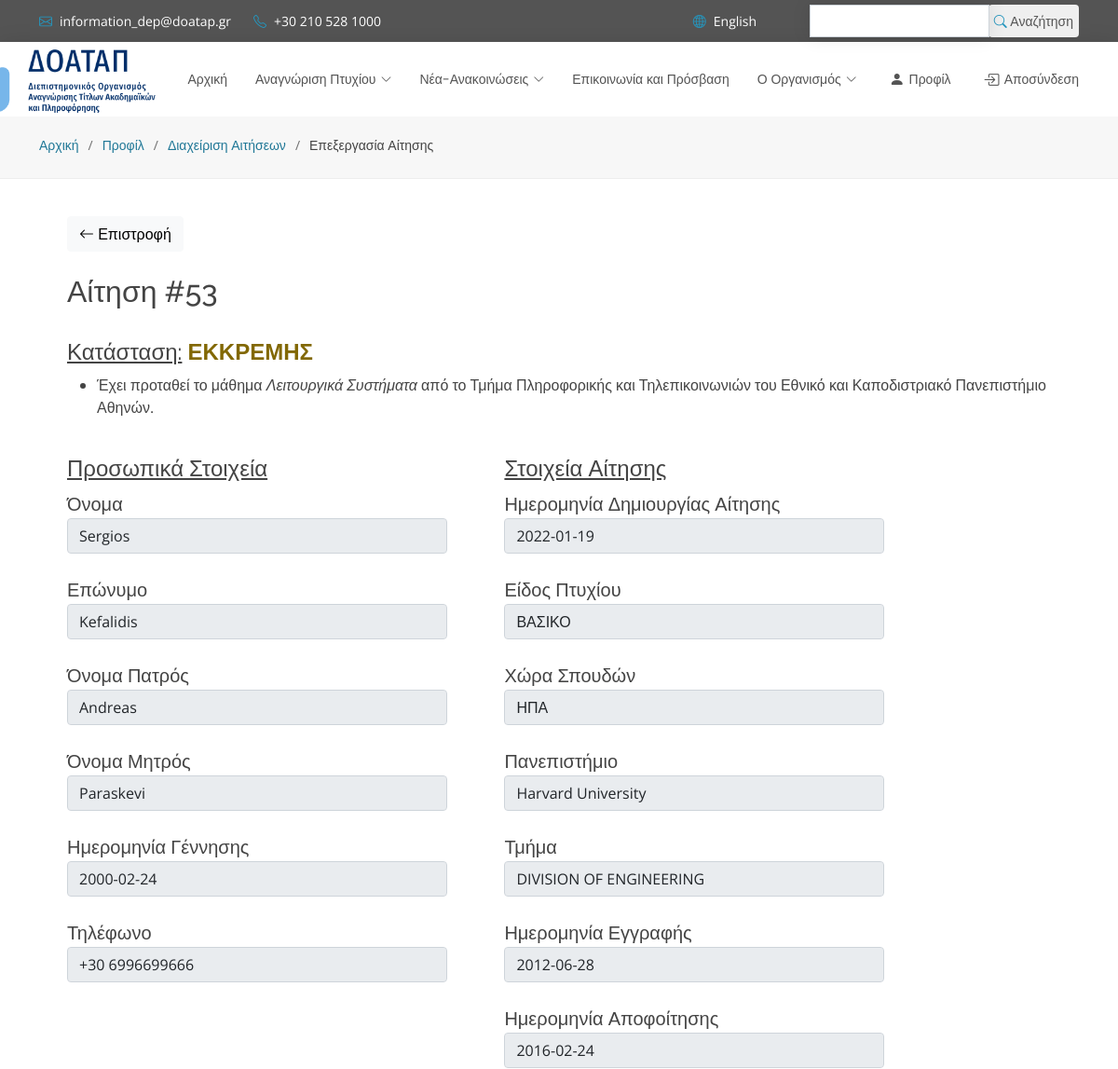
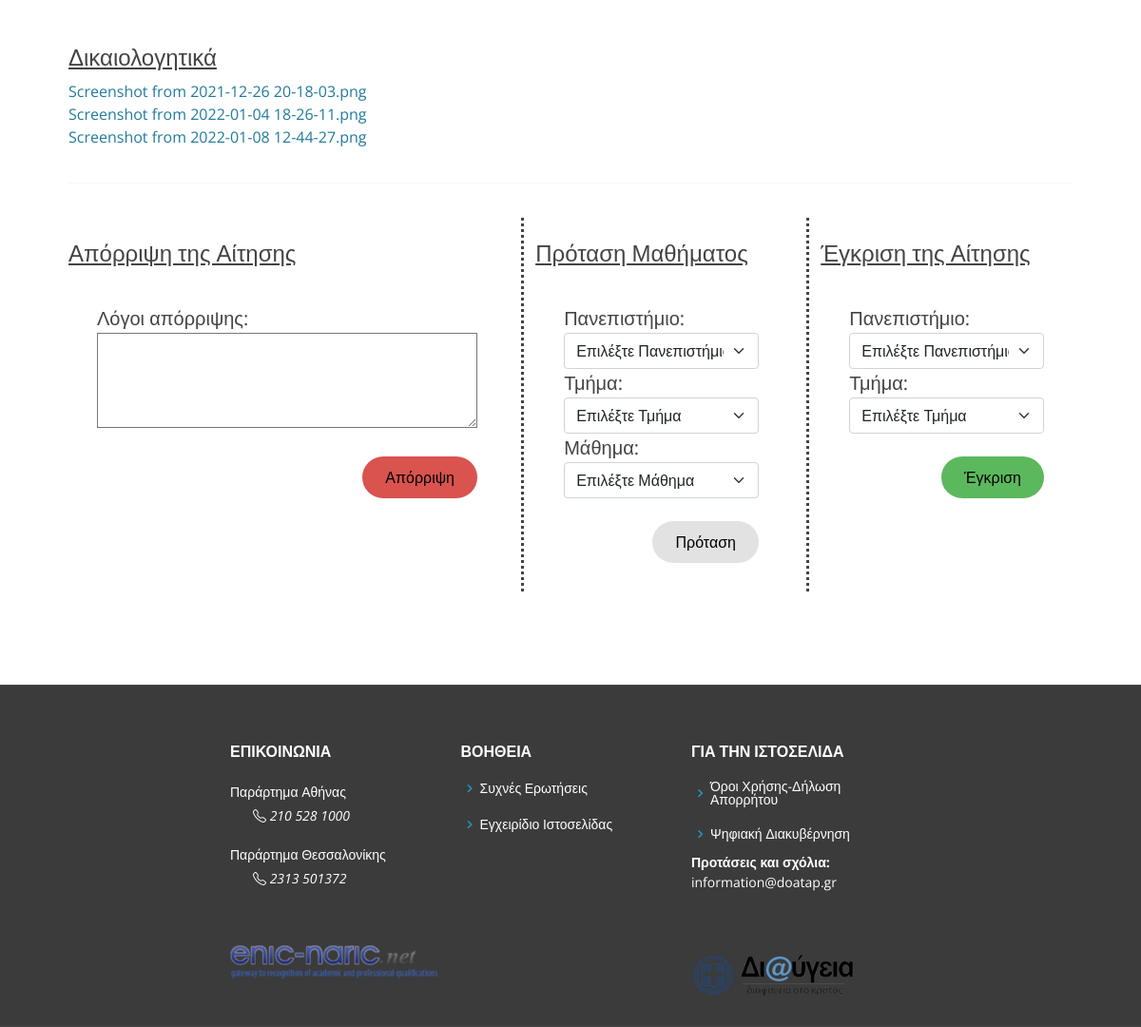
Page /work_edit_application.php?id=53 (signed in) on the committed database (2 pictures, top to bottom).
### tables this page shows
CREATE TABLE `application` (
  `APPLICATION_ID` int(11) NOT NULL,
  `USER_ID` int(11) NOT NULL,
  `STATE` enum('ΕΓΚΕΚΡΙΜΕΝΗ','ΑΠΟΡΡΙΦΘΕΙΣΑ','ΕΚΚΡΕΜΗΣ','ΠΡΟΧΕΙΡΗ') NOT NULL,
  `CREATION_DATE` date NOT NULL,
  `DEGREE` enum('ΒΑΣΙΚΟ','ΜΕΤΑΠΤΥΧΙΑΚΟ','ΔΙΔΑΚΤΟΡΙΚΟ') DEFAULT NULL,
  `COUNTRY` varchar(100) DEFAULT NULL,
  `UNIVERSITY` varchar(100) DEFAULT NULL,
  `DEPARTMENT` varchar(100) DEFAULT NULL,
  `DATE_START` date DEFAULT NULL,
  `DATE_END` date DEFAULT NULL,
  `REASON_OF_DENIAL` varchar(2000) DEFAULT NULL
);

CREATE TABLE `suggested` (
  `SUGGESTED_ID` int(11) NOT NULL,
  `APPLICATION_ID` int(11) NOT NULL,
  `UNIVERSITY` text NOT NULL,
  `DEPARTMENT` text NOT NULL,
  `SUBJECT` text NOT NULL
);

CREATE TABLE `default_user` (
  `USER_ID` int(11) NOT NULL,
  `username` text NOT NULL,
  `email` varchar(100) NOT NULL,
  `password` varchar(100) NOT NULL,
  `firstname` text DEFAULT NULL,
  `lastname` text DEFAULT NULL,
  `fathername` text DEFAULT NULL,
  `mothername` text DEFAULT NULL,
  `birthdate` date DEFAULT NULL,
  `telephone` text DEFAULT NULL,
  `phone` text DEFAULT NULL,
  `ADMIN` tinyint(1) NOT NULL DEFAULT 0
);

CREATE TABLE `document` (
  `DOC_ID` int(11) NOT NULL,
  `APPLICATION_ID` int(11) NOT NULL,
  `USER_ID` int(11) NOT NULL,
  `FILENAME` varchar(100) NOT NULL
);

### work_edit_application.php (the view, shortened to what this page needs)
<?php
include 'db_connection.php';
?>
<!DOCTYPE html>
<html lang="en">
<head>
  <link href="assets/vendor/animate.css/animate.min.css" rel="stylesheet">
  <link href="assets/vendor/bootstrap/css/bootstrap.min.css" rel="stylesheet">
  <link href="assets/vendor/bootstrap-icons/bootstrap-icons.css" rel="stylesheet">
  <link href="assets/vendor/boxicons/css/boxicons.min.css" rel="stylesheet">
  <link href="assets/vendor/glightbox/css/glightbox.min.css" rel="stylesheet">
  <link href="assets/vendor/swiper/swiper-bundle.min.css" rel="stylesheet">
  <link href="assets/css/style.css" rel="stylesheet">
  <link href="./css/site.css" rel="stylesheet">
</head>
<body>
  <?php include "./header.php"; ?>
  <section id="breadcrumbs" class="breadcrumbs">
    <div class="container">
      <ol>
        <li><a href="index.php">Αρχική</a></li>
        <li><a href="user.php">Προφίλ</a></li>
        <li><a href="work_applications.php">Διαχείριση Αιτήσεων</a></li>
        <li>Επεξεργασία Αίτησης</li>
      </ol>
    </div>
  </section>
  <main id="main">
    <section id="contact" class="contact">
      <div class="container">
        <div class="row">
          <form>
            <button type="button" class="btn btn-light" onclick="history.back()"><i class="bi bi-arrow-left"></i>&nbsp;Επιστροφή</button>
          </form>
        </div>
        <br>
        <div class="row">
          <?php
          echo "<h2>Αίτηση #" . $_GET['id'] . "</h2>";
          ?>
        </div>
        <br>
        <?php
        $sql = "SELECT * FROM application, default_user WHERE APPLICATION_ID =" . $_GET['id'] . " AND application.USER_ID = default_user.USER_ID";
        $result = mysqli_query($conn, $sql);
        $row = mysqli_fetch_assoc($result);
        ?>
        <div class="row justify-content-center">
          <div class="col justify-content-center" style="text-align: start;">
            <?php
            if ($row["STATE"] == "ΕΚΚΡΕΜΗΣ") {
              echo '<h4><u>Κατάσταση:</u>&nbsp;<b style="color: #826803">' .$row['STATE'] . '</b></h4>';
              $sql2 = "SELECT s.* FROM application a, suggested s WHERE a.APPLICATION_ID =" . $_GET['id'] . " AND a.APPLICATION_ID = s.APPLICATION_ID";
              $result2 = mysqli_query($conn, $sql2);
              echo '<ul>';
              while ($row2 = mysqli_fetch_assoc($result2)) {
                echo "<li>Έχει προταθεί το μάθημα <i>" . $row2['SUBJECT'] . "</i> από το " . $row2['DEPARTMENT'] . " του " . $row2['UNIVERSITY'] . ".</li>";
              }
              echo '</ul>';
            } else if ($row["STATE"] == "ΕΓΚΕΚΡΙΜΕΝΗ") {
              echo '<h4><u>Κατάσταση:</u>&nbsp;<b style="color: #388038">' .$row['STATE'] . '</b></h4>';
              $sql2 = "SELECT s.* FROM application a, approved s WHERE a.APPLICATION_ID =" . $_GET['id'] . " AND a.APPLICATION_ID = s.APPLICATION_ID";
              $result2 = mysqli_query($conn, $sql2);
              echo '<ul>';
              while ($row2 = mysqli_fetch_assoc($result2)) {
                echo "<li>Έχει αναγνωριστεί ως ισότιμο με το " . $row2['DEPARTMENT'] . " του " . $row2['UNIVERSITY'] . ".</li>";
              }
              echo '</ul>';
            } else if ($row["STATE"] == "ΑΠΟΡΡΙΦΘΕΙΣΑ") {
              echo '<h4><u>Κατάσταση:</u>&nbsp;<b style="color: #D53734">' .$row['STATE'] . '</b></h4>';
              echo 'Η αίτηση έχει απορριφθεί για τους ακόλουθους λόγους:<p>' . $row['REASON_OF_DENIAL'] . '</p>';
            }
            ?>
          </div>
        </div><br>
        <div class="row justify-content-start">
          <div class="col justify-content-center" style="text-align: start;max-width: 40%;">
            <h4><u>Προσωπικά Στοιχεία</u></h4>
            <?php
            echo
            '
          <div>
            <label for="firstname" style="display:block;font-size: 20px;">Όνομα</label>
            <input class="form-control" type="text" id="firstname" name="name" value="' . $row["firstname"] . '" readonly><br>
          </div>
          <div>
            <label for="lastname" style="display:block;font-size: 20px;">Επώνυμο</label>
            <input class="form-control" type="text" id="lastname" name="name" value="' . $row["lastname"] . '" readonly><br>
          </div>
          <div>
            <label for="fathername" style="display:block;font-size: 20px;">Όνομα Πατρός</label>
            <input class="form-control" type="text" id="fathername" name="name" value="' . $row["fathername"] . '" readonly><br>
          </div>
          <div>
            <label for="mothername" style="display:block;font-size: 20px;">Όνομα Μητρός</label>
            <input class="form-control"type="text" id="mothername" name="name" value="' . $row["mothername"] . '" readonly><br>
          </div>
          <div>
            <label for="birthdate" style="display:block;font-size: 20px;">Ημερομηνία Γέννησης</label>
            <input class="form-control" type="text" id="birthdate" name="name" value="' . $row["birthdate"] . '" readonly><br>
          </div>
          <div>
            <label for="phone" style="display:block;font-size: 20px;">Τηλέφωνο</label>
            <input class="form-control" type="text" id="phone" name="name" value="' . $row["phone"] . '" readonly><br>
          </div>
          ';
            ?>
          </div>&nbsp;&nbsp;&nbsp;&nbsp;&nbsp;&nbsp;&nbsp;&nbsp;&nbsp;
          <div class="col justify-content-center" style="text-align: start;max-width: 40%;">
            <h4><u>Στοιχεία Αίτησης</u></h4>
            <?php
            echo
            '
          <div>
            <label for="CREATION_DATE" style="display:block;font-size: 20px;">Ημερομηνία Δημιουργίας Αίτησης</label>
            <input class="form-control" type="text" id="CREATION_DATE" name="name" value="' . $row["CREATION_DATE"] . '" readonly><br>
          </div>
          <div>
            <label for="DEGREE" style="display:block;font-size: 20px;">Είδος Πτυχίου</label>
            <input class="form-control" type="text" id="DEGREE" name="name" value="' . $row["DEGREE"]  . '" readonly><br>
          </div>
          <div>
            <label for="COUNTRY" style="display:block;font-size: 20px;">Χώρα Σπουδών</label>
            <input class="form-control" type="text" id="COUNTRY" name="name" value="' . $row["COUNTRY"] . '" readonly><br>
          </div>
          <div>
            <label for="UNIVERSITY" style="display:block;font-size: 20px;">Πανεπιστήμιο</label>
            <input class="form-control" type="text" id="UNIVERSITY" name="name" value="' . $row["UNIVERSITY"]  . '" readonly><br>
          </div>
          <div>
            <label for="DEPARTMENT" style="display:block;font-size: 20px;">Τμήμα</label>
            <input class="form-control" type="text" id="DEPARTMENT" name="name" value="' . $row["DEPARTMENT"]  . '" readonly><br>
          </div>
          <div>
            <label for="DATE_START" style="display:block;font-size: 20px;">Ημερομηνία Εγγραφής</label>
            <input class="form-control" type="text" id="DATE_START" name="name" value="' . $row["DATE_START"] . '" readonly><br>
          </div>
          <div>
            <label for="DATE_END" style="display:block;font-size: 20px;">Ημερομηνία Αποφοίτησης</label>
            <input class="form-control" type="text" id="DATE_END" name="name" value="' . $row["DATE_END"] . '" readonly><br>
          </div>
          ';
            ?>
          </div>
        </div><br>
        <div class="row">
          <div class="col" style="text-align: start;">
            <h4><u>Δικαιολογητικά</u></h4>
            <?php
            $sql2 = "SELECT d.* FROM application a, document d WHERE a.APPLICATION_ID =" . $_GET['id'] . " AND a.APPLICATION_ID = d.APPLICATION_ID";
            $result2 = mysqli_query($conn, $sql2);
            while ($row2 = mysqli_fetch_assoc($result2)) {
              echo
              '
            <a href="uploads/' . $row2["USER_ID"] . '/' . $row2["APPLICATION_ID"] . '/' . $row2["FILENAME"] . '" download>
              ' . $row2["FILENAME"] . '
            </a>
            <br>
            ';
            }
            ?>
          </div>
        </div><br>
        <hr><br>
        <div class="row justify-content-start">
          <?php if ($row['STATE'] == "ΕΚΚΡΕΜΗΣ")
          echo
          '
          <div class="col justify-content-center" style="text-align: start;">
            <br><h4><u>Απόρριψη της Αίτησης</u></h4>
            <form action="forms/application_deny_form.php" method="post" id="deny_form" class="php-email-form" style="box-shadow:0 0;">
              <label for="denied_text" style="font-size:20px;">Λόγοι απόρριψης:</label>
              <br>
              <textarea type="text" id="denied_text" name="denied_text" form="deny_form" style="min-height:100px; min-width:400px;" required></textarea>
              <br><br>
              <input type="hidden" id="denied_app_id" name="denied_app_id" form="deny_form" value="' . $_GET["id"] . '">
              <div style="display: flex; justify-content: end;">
                <button type="submit" id="deny_submit" form="deny_form" style="background-color: #d9534f;color:black;" onclick="return confirm("Επιβεβαίωση ΑΠΟΡΡΙΨΗΣ της παρούσας αίτησης.")>Απόρριψη</button>
              </div>
            </form>
          </div>
          '
          ?>&nbsp;
          <?php if ($row['STATE'] == "ΕΚΚΡΕΜΗΣ")
          echo
          '
          <div class="col justify-content-center" style="text-align: start;border-style:none none none dotted;">
            <br><h4><u>Πρόταση Μαθήματος</u></h4>
            <form action="forms/application_suggest_form.php" method="post" id="suggest_form" class="php-email-form" style="box-shadow:0 0;">
              <label for="suggest_university" style="font-size: 20px;">Πανεπιστήμιο:</label>
              <br>
              <div class="col" style="text-align: start;">
                <select id="suggest_university" name="suggest_university" form="suggest_form" class="form-select d-inline-block">
                  <option>Επιλέξτε Πανεπιστήμιο</option>
                  <option>Εθνικό και Καποδιστριακό Πανεπιστήμιο Αθηνών</option>
                  <option>Αριστοτέλειο Πανεπιστήμιο Θεσσαλονίκης</option>
                </select>
              </div>
              <label for="suggest_department" style="font-size: 20px;">Τμήμα:</label>
              <br>
              <div class="col" style="text-align: start;">
                <select id="suggest_department" name="suggest_department" form="suggest_form" class="form-select d-inline-block">
                  <option>Επιλέξτε Τμήμα</option>
                </select>
              </div>
              <label for="suggest_subject" style="font-size: 20px;">Μάθημα:</label>
              <br>
              <div class="col" style="text-align: start;">
                <select id="suggest_subject" name="suggest_subject" form="suggest_form" class="form-select d-inline-block">
                  <option>Επιλέξτε Μάθημα</option>
                </select>
              </div>
              <br>
              <input type="hidden" id="suggest_app_id" name="suggest_app_id" form="suggest_form" value="' . $_GET["id"] . '">
              <div style="display: flex; justify-content: end;">
                <button type="submit" id="suggest_submit" form="suggest_form" style="background-color: rgb(226, 226, 226); color:black;" onclick="return confirm("Επιβεβαίωση ΠΡΟΤΑΣΗΣ στην παρούσα αίτηση.")">Πρόταση</button>
              </div>
            </form>
          </div>
          '
          ?>&nbsp;&nbsp;
          <?php if ($row['STATE'] == "ΕΚΚΡΕΜΗΣ")
          echo
          '
          <div class="col justify-content-center" style="text-align: start;border-style:none none none dotted;border: width 1px;">
            <br><h4><u>Έγκριση της Αίτησης</u></h4>
            <form action="forms/application_approve_form.php" method="post" id="approve_form" class="php-email-form" style="box-shadow:0 0;">
              <label for="approve_university" style="font-size: 20px;">Πανεπιστήμιο:</label>
              <br>
              <div class="col" style="text-align: start;">
                <select id="approve_university" name="approve_university" form="approve_form" class="form-select d-inline-block">
                  <option>Επιλέξτε Πανεπιστήμιο</option>
                  <option>Εθνικό και Καποδιστριακό Πανεπιστήμιο Αθηνών</option>
                  <option>Αριστοτέλειο Πανεπιστήμιο Θεσσαλονίκης</option>
                </select>
              </div>
              <label for="approve_department" style="font-size: 20px;">Τμήμα:</label>
              <br>
              <div class="col" style="text-align: start;">
                <select id="approve_department" name="approve_department" form="approve_form" class="form-select d-inline-block">
                  <option>Επιλέξτε Τμήμα</option>
                </select>
              </div>
              <br>
              <input type="hidden" id="approved_app_id" name="approved_app_id" form="approve_form" value="' . $_GET["id"] . '">
              <div style="display: flex; justify-content: end;">
                <button type="submit" id="approve_submit" form="approve_form" style="background-color: #5cb85c;color: black;" onclick="return confirm("Επιβεβαίωση ΕΓΚΡΙΣΗΣ της παρούσας αίτησης.")"> Έγκριση</button>
              </div>
            </form>
          </div>
          '
          ?>
        </div>
      </div>
      <br><br>
    </section>
  </main>
</body>
</html>

### rows in the picture
application: STATE "ΕΚΚΡΕΜΗΣ", name "Sergios", name "Kefalidis", name "Andreas", name "Paraskevi", name "2000-02-24", name "+30 6996699666", name "2022-01-19", name "ΒΑΣΙΚΟ", name "ΗΠΑ", name "Harvard University", name "DIVISION OF ENGINEERING", name "2012-06-28", name "2016-02-24"
suggested: SUBJECT "Λειτουργικά Συστήματα", DEPARTMENT "Τμήμα Πληροφορικής και Τηλεπικοινωνιών", UNIVERSITY "Εθνικό και Καποδιστριακό Πανεπιστήμιο Αθηνών"
document: FILENAME "Screenshot from 2021-12-26 20-18-03.png"
document: FILENAME "Screenshot from 2022-01-04 18-26-11.png"
document: FILENAME "Screenshot from 2022-01-08 12-44-27.png"

### other values in the picture
$_GET['id'] "53"
